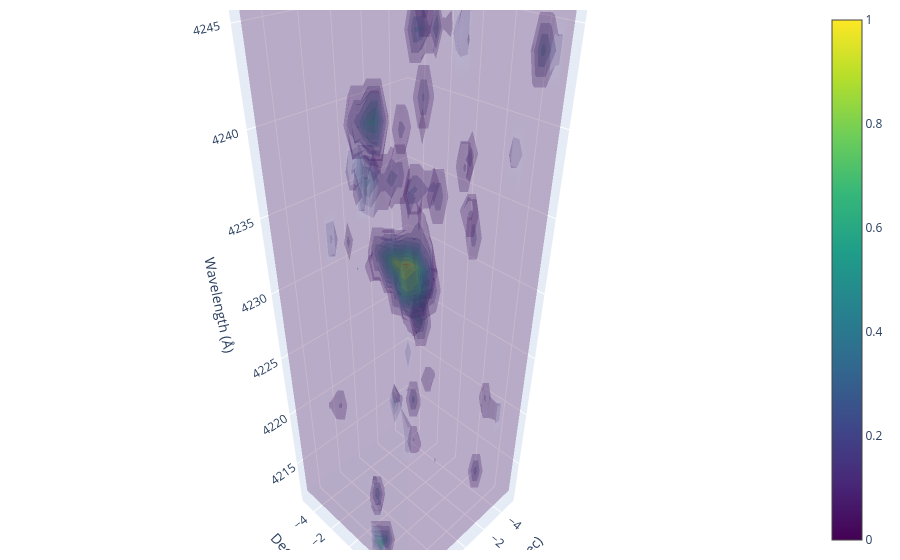

Notebook code cell kept with this figure:
### Code cell
# Flatten arrays
fig = go.Figure(data=go.Volume(
    x=X.flatten(),  # arcsec offset in RA
    y=Y.flatten(),  # arcsec offset in Dec
    z=W.flatten(),  # wavelength in Angstrom
    #value=flux_cube.flatten(),
    value=stretched_flux.flatten(),
    opacity=0.15,
    surface_count=11,
    colorscale="Viridis",
))

fig.update_layout(
    scene=dict(
        xaxis_title="RA Offset (arcsec)",
        yaxis_title="Dec Offset (arcsec)",
        zaxis_title="Wavelength (Å)",
        aspectmode='data',
    ),
    margin=dict(t=10, l=10, r=10, b=10)
)

# Central voxel coordinates
x_center = 0  # arcsec offset
y_center = 0  # arcsec offset
z_center = wave_src  # Angstrom

fig.add_trace(go.Scatter3d(
    x=[x_center],
    y=[y_center],
    z=[z_center],
    mode='markers',
    marker=dict(size=5, color='red', symbol='cross'),
    name='Source Center'
))

fig.show()

### Figure 1 — Plotly figure (JSON) as saved in the notebook; plotly's stock layout.template omitted (floating-point values rounded to 4 significant figures; data arrays with more than 128 entries replaced by an {"elided": "..."} marker saying what was removed)
{"data": [{"colorscale": [[0.0, "#440154"], [0.1111, "#482878"], [0.2222, "#3e4989"], [0.3333, "#31688e"], [0.4444, "#26828e"], [0.5556, "#1f9e89"], [0.6667, "#35b779"], [0.7778, "#6ece58"], [0.8889, "#b5de2b"], [1.0, "#fde725"]], "opacity": 0.15, "surface": {"count": 11}, "type": "volume", "value": {"elided": "9680 float values"}, "x": {"elided": "9680 float values"}, "y": {"elided": "9680 float values"}, "z": {"elided": "9680 float values"}}, {"marker": {"color": "red", "size": 5, "symbol": "cross"}, "mode": "markers", "name": "Source Center", "type": "scatter3d", "x": [0], "y": [0], "z": [4232.0]}], "layout": {"margin": {"b": 10, "l": 10, "r": 10, "t": 10}, "scene": {"aspectmode": "data", "xaxis": {"title": {"text": "RA Offset (arcsec)"}}, "yaxis": {"title": {"text": "Dec Offset (arcsec)"}}, "zaxis": {"title": {"text": "Wavelength (Å)"}}}}}
